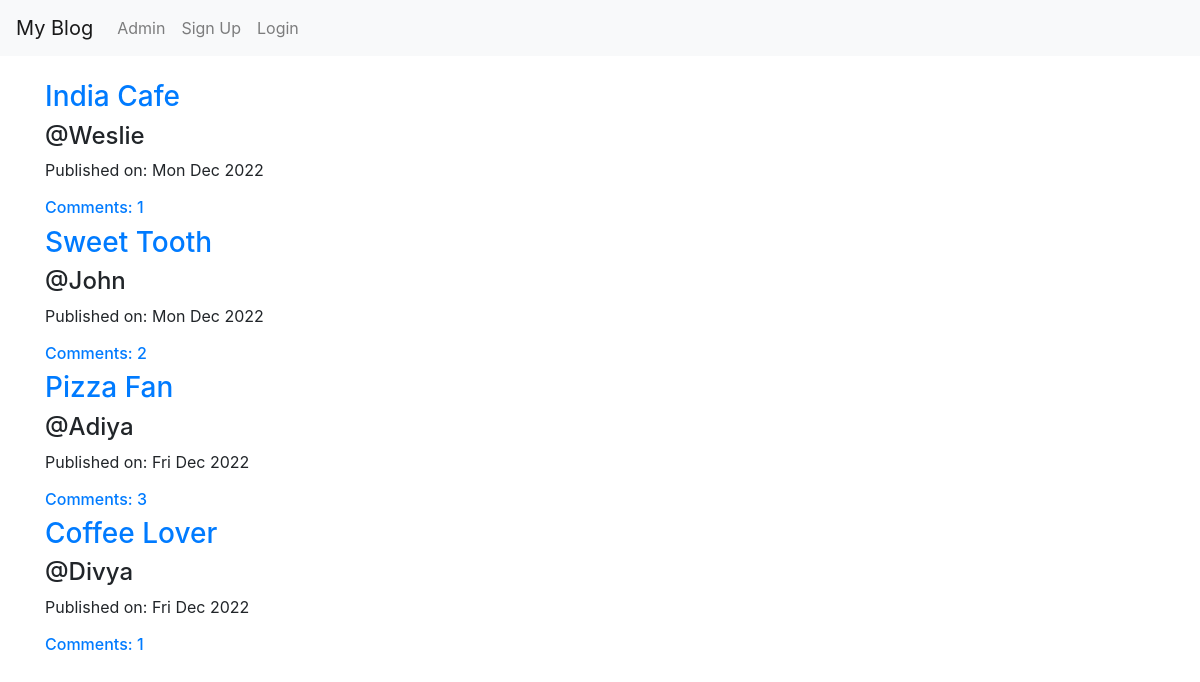
The page / on the database its author committed.
### myblog/models.py (models this page shows, shortened)
class Post(models.Model):
    author = models.CharField(max_length=200)
    title = models.CharField(max_length=200)
    text = models.TextField()
    published_date = models.DateTimeField(default=timezone.now)

### myblog/views.py (the view)
# urls.py: path('', views.PostListView.as_view(),name='post_list'),
class PostListView(ListView):
    model = models.Post
    context_object_name = 'posts'
    template_name = 'post_list.html'
    def get_queryset(self):
        return Post.objects.filter(published_date__lte=timezone.now()).order_by('-published_date')

### myblog/templates/post_list.html
{% extends "base.html" %}
{% block body_block %}
   <div class="">
     <br>
     {% for post in posts %}
            <h3><a href="{{post.id}}/">{{post.title }}</a></h3>
            <h4>@{{ post.author}}</h4>
            <div class="date">
                <p>Published on: {{ post.published_date|date:"D M Y"}}
                </p>
            </div>
            <h6> <a href="{% url 'myblog:post_details' pk=post.pk %}">Comments: {{ post.comments.count }} </h6>
      {% endfor %}
   </div>
{% endblock %}

### myblog/templates/base.html (shortened to what this page needs)
<!DOCTYPE html>
{% load static %}
<html>
  <head>
    <link rel="stylesheet" href="https://stackpath.bootstrapcdn.com/bootstrap/4.1.3/css/bootstrap.min.css"
>
</head>
  <body>
    <nav class="navbar navbar-expand-lg navbar-light bg-light">
      <div class="navbar-nav">
        <a class="navbar-brand" href="{% url 'myblog:post_list' %}">My Blog</a>
        <a class="nav-item nav-link" href="{% url 'admin:index' %}">Admin</a>
        {% if user.is_authenticated %}
          <a class="nav-item nav-link" href="{% url 'myblog:create' %}">New Post</a>
          <a class="nav-item nav-link" href="{% url 'logout' %}">Logout</a>
          <a class="nav-item nav-link" href="#"></a>
        {% else %}
          <a class="nav-item nav-link" href="{% url 'signup' %}">Sign Up</a>
          <a class="nav-item nav-link" href="{% url 'login' %}">Login</a>
        {% endif %}
      </div>
    </nav>
    <div class="container">
      {% block body_block %}
      {% endblock %}
    </div>
  </body>
</html>

### rows shown on the page
Post: title "India Cafe", author "Weslie", published_date "Mon Dec 2022", comments.count "1"
Post: title "Sweet Tooth", author "John", published_date "Mon Dec 2022", comments.count "2"
Post: title "Pizza Fan", author "Adiya", published_date "Fri Dec 2022", comments.count "3"
Post: title "Coffee Lover", author "Divya", published_date "Fri Dec 2022", comments.count "1"
